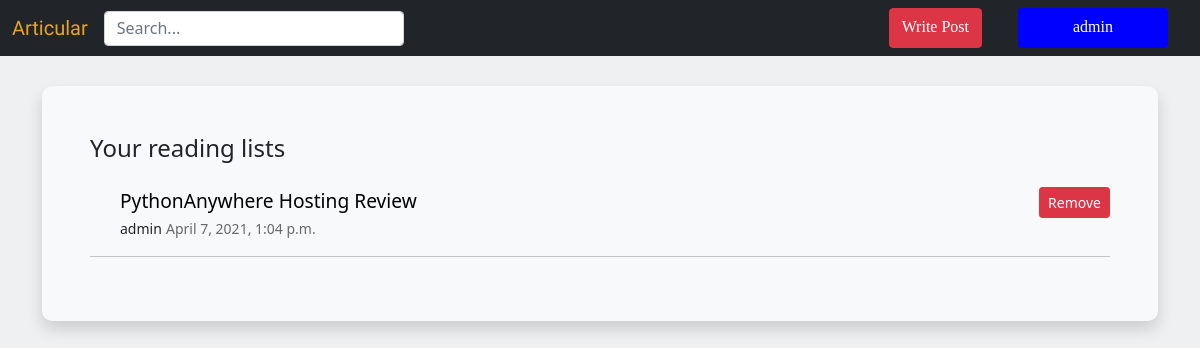
Page /reading_list/ (signed in) on the committed database.
### apps/main/models.py (models this page shows, shortened)
class Reading_list(models.Model):
    user = models.ForeignKey(User,related_name='users',on_delete=models.CASCADE,null=True)
    posts = models.ForeignKey(Post,related_name='lists',on_delete=models.CASCADE)

class Post(models.Model):
    user = models.ForeignKey(User,related_name='user',on_delete=models.CASCADE)
    title = models.CharField(max_length=255,blank=True,null=True)
    tags = TaggableManager()
    content = models.TextField(blank=True,null=True)
    created_at = models.DateTimeField(auto_now_add=True)
    class Meta:
    	ordering = ('-created_at',)

### apps/main/views.py (the view)
# urls.py: path('reading_list/',views.reading_list,name='reading_list'),
@login_required(login_url='account_login')
def reading_list(request):
    reading_lists = Reading_list.objects.filter(user=request.user)
    print(reading_list)
    context = {
        'reading_lists':reading_lists
    }
    return render(request,'reading_list.html',context)

### apps/main/templates/reading_list.html
{% extends 'base.html' %}
{% load static %}
{% block content %}
<div class="container" id="box" style="margin-top: 30px;margin-bottom: 30px;">
    <article class="bg-light shadow text-wrap p-5" id="reading_list">
        <h4 class="mb-4">Your reading lists</h4>
    {% for reading_list in reading_lists %}
        <div style="margin-left: 30px;">
            <div>
                <a href="{% url 'blog_detail' pk=reading_list.posts.id %}" class="post_title">
                {{reading_list.posts.title}}</a>
                <a class="btn btn-danger btn-sm" href="{% url 'delete_reading_list' pk=reading_list.posts.id %} "
                style="float: right;">Remove</a>
            </div>
            <small style="font-weight: 500">{{reading_list.posts.user}}</small>
            <small style="color: dimgrey;">{{reading_list.posts.created_at}}</small>
        </div>
        <hr>
    {% endfor %}
    </article>
</div>
{% endblock %}

### apps/main/templates/base.html (shortened to what this page needs)
<!DOCTYPE html>
{% load static %}
<html lang="en">
<head>
    <link rel="stylesheet" href="{% static 'css/base.css' %}">
    <link rel="stylesheet" href="https://use.fontawesome.com/releases/v5.15.3/css/all.css">
    <link href="https://cdn.jsdelivr.net/npm/bootstrap@5.0.0-beta3/dist/css/bootstrap.min.css" rel="stylesheet">
</head>
<body style="background-color: #EEF0F1;overflow-x: hidden;">
    <nav class="navbar navbar-expand-lg navbar-dark bg-dark">
        <div class="container-fluid">
          <a class="navbar-brand" href="{% url 'frontpage' %}" style="color: rgb(233, 163, 34);" id="logo">Articular</a>
          <div class="collapse navbar-collapse " id="navbarSupportedContent">
            <ul class="navbar-nav me-auto mb-2 mb-lg-0">
                <form method="GET" action="{% url 'search' %}">
                  <div style="margin-right: 12px" class="d-flex">
                    <input class="form-control me-2" type="search" placeholder="Search..." aria-label="Search"
                    style="height: 35px;margin-right: 1px;width:300px" name="query">
                  </div>
                </form>
              </ul>
            {% if request.user.is_authenticated %}
            <div class="d-flex" id='NavItem'>
              <div style="margin-left: 12px" >
                <a href="{% url 'write_post' %}" class="btn btn-danger" style="height: 40px;text-align:center;color:white;text-decoration: none;margin-right: 20px;">
                Write Post</a>
                <a href="{% url 'profile_settings' %}" class="btn" style="height: 40px;margin-left: 12px;margin-right: 20px;text-align:center;width:150px;background-color:blue;color:white;" >{{request.user.username}}</a>
              </div>
            {% endif %}
          </div>
        </div>
      </nav>
    <section style="background-color: #EEF0F1;" >
      {% block content %}
      {% endblock %}
    </section>
</body>
</html>

### static/css/base.css (style rules this page uses)
section { background-color: white; }
#logo { font-family: 'Dela Gothic One', cursive; }
#NavItem { font-family: 'Merriweather', serif; }
#reading_list { margin-top: 10px; min-height: 200px; max-height: auto; overflow: hidden; border-radius: 10px; position: relative; }
.post_title { text-indent: 80px; text-decoration: none; color: black; font-size: larger; }

### rows in the picture
Reading_list: posts "PythonAnywhere Hosting Review", posts.user "admin", posts.created_at "April 7, 2021, 1:04 p.m."

### other values in the picture
{{ request.user.username }} "admin"
